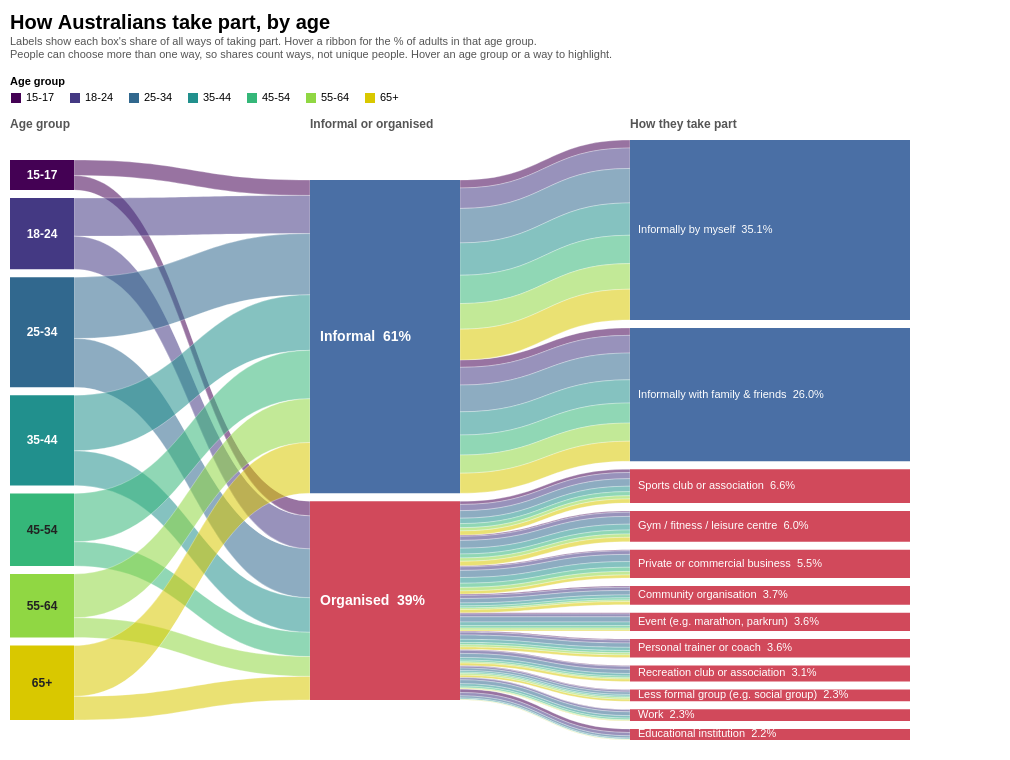

Write a Vega-Lite specification for this figure.
### Vega specification from a JSON file in a GitHub repository (floating-point values rounded to 4 significant figures)
{"$schema": "https://vega.github.io/schema/vega/v5.json", "description": "Alluvial: age group -> informal/organised -> way of taking part (AusPlay National Table 4, Jan-Dec 2025, adults, all genders). Layout computed in Vega.", "width": 900, "height": 600, "padding": {"left": 10, "right": 100, "top": 140, "bottom": 20}, "autosize": "none", "title": {"text": "How Australians take part, by age", "subtitle": ["Labels show each box's share of all ways of taking part. Hover a ribbon for the % of adults in that age group.", "People can choose more than one way, so shares count ways, not unique people. Hover an age group or a way to highlight."], "anchor": "start", "frame": "group", "offset": 16, "fontSize": 20, "subtitleFontSize": 11, "subtitleColor": "#555"}, "signals": [{"name": "chartH", "value": 600}, {"name": "nodeGap", "value": 8}, {"name": "ageW", "value": 64}, {"name": "groupW", "value": 150}, {"name": "wayW", "value": 280}, {"name": "minH", "value": 10}, {"name": "xAge", "value": 0}, {"name": "xGroup", "value": 300}, {"name": "xWay", "value": 620}, {"name": "totalAll", "update": "length(data('totals')) ? data('totals')[0].total : 1"}, {"name": "nWays", "update": "length(data('wayList'))"}, {"name": "pxPer", "update": "(chartH - nodeGap*(max(7, nWays)-1)) / totalAll"}, {"name": "hoverAge", "value": null, "on": [{"events": "@ageNode:mouseover, @link1:mouseover, @link2:mouseover", "update": "datum.age"}, {"events": "@ageNode:mouseout, @link1:mouseout, @link2:mouseout", "update": "null"}]}, {"name": "hoverWay", "value": null, "on": [{"events": "@wayNode:mouseover", "update": "datum.way"}, {"events": "@wayNode:mouseout", "update": "null"}]}], "data": [{"name": "raw", "transform": [{"type": "formula", "as": "aidx", "expr": "indexof(['15-17','18-24','25-34','35-44','45-54','55-64','65+'], datum.age)"}, {"type": "formula", "as": "gidx", "expr": "indexof(['Informal','Organised','Other'], datum.group)"}], "values": [{"age": "15-17", "group": "Informal", "way": "Informally by myself", "participants": 692500.0, "rate": 0.6862}, {"age": "15-17", "group": "Informal", "way": "Informally with family and friends", "participants": 646100.0, "rate": 0.6402}, {"age": "15-17", "group": "Organised", "way": "Sports club or association", "participants": 277000.0, "rate": 0.2744}, {"age": "15-17", "group": "Organised", "way": "Gym/fitness club/sports/ leisure centre", "participants": 103600.0, "rate": 0.1027}, {"age": "15-17", "group": "Organised", "way": "Private or commercial business", "participants": 93080.0, "rate": 0.0922}, {"age": "15-17", "group": "Organised", "way": "Community organisation", "participants": 114400.0, "rate": 0.1133}, {"age": "15-17", "group": "Organised", "way": "Individual personal trainer or coach", "participants": 89690.0, "rate": 0.0889}, {"age": "15-17", "group": "Organised", "way": "Event (e.g. marathon, parkrun)", "participants": 104400.0, "rate": 0.1035}, {"age": "15-17", "group": "Organised", "way": "Recreation club or association", "participants": 82930.0, "rate": 0.0822}, {"age": "15-17", "group": "Organised", "way": "Less formal group (e.g. social group)", "participants": 61600.0, "rate": 0.061}, {"age": "15-17", "group": "Organised", "way": "Work", "participants": 34140.0, "rate": 0.0338}, {"age": "15-17", "group": "Organised", "way": "Educational institution", "participants": 305500.0, "rate": 0.3027}, {"age": "15-17", "group": "Other", "way": "Other", "participants": 8537.0, "rate": 0.0085}, {"age": "15-17", "group": "Other", "way": "Don't know", "participants": 30810.0, "rate": 0.0305}, {"age": "18-24", "group": "Informal", "way": "Informally by myself", "participants": 1773000.0, "rate": 0.7153}, {"age": "18-24", "group": "Informal", "way": "Informally with family and friends", "participants": 1534000.0, "rate": 0.619}, {"age": "18-24", "group": "Organised", "way": "Sports club or association", "participants": 537200.0, "rate": 0.2168}, {"age": "18-24", "group": "Organised", "way": "Gym/fitness club/sports/ leisure centre", "participants": 354400.0, "rate": 0.143}, {"age": "18-24", "group": "Organised", "way": "Private or commercial business", "participants": 311900.0, "rate": 0.1259}, {"age": "18-24", "group": "Organised", "way": "Community organisation", "participants": 268700.0, "rate": 0.1084}, {"age": "18-24", "group": "Organised", "way": "Individual personal trainer or coach", "participants": 246300.0, "rate": 0.0994}, {"age": "18-24", "group": "Organised", "way": "Event (e.g. marathon, parkrun)", "participants": 245100.0, "rate": 0.0989}, {"age": "18-24", "group": "Organised", "way": "Recreation club or association", "participants": 266800.0, "rate": 0.1077}, {"age": "18-24", "group": "Organised", "way": "Less formal group (e.g. social group)", "participants": 160100.0, "rate": 0.0646}, {"age": "18-24", "group": "Organised", "way": "Work", "participants": 183700.0, "rate": 0.0741}, {"age": "18-24", "group": "Organised", "way": "Educational institution", "participants": 286800.0, "rate": 0.1157}, {"age": "18-24", "group": "Other", "way": "Other", "participants": 11030.0, "rate": 0.0045}, {"age": "18-24", "group": "Other", "way": "Don't know", "participants": 41080.0, "rate": 0.0166}, {"age": "25-34", "group": "Informal", "way": "Informally by myself", "participants": 2988000.0, "rate": 0.7343}, {"age": "25-34", "group": "Informal", "way": "Informally with family and friends", "participants": 2319000.0, "rate": 0.5699}, {"age": "25-34", "group": "Organised", "way": "Sports club or association", "participants": 652900.0, "rate": 0.1604}, {"age": "25-34", "group": "Organised", "way": "Gym/fitness club/sports/ leisure centre", "participants": 673300.0, "rate": 0.1655}, {"age": "25-34", "group": "Organised", "way": "Private or commercial business", "participants": 618300.0, "rate": 0.1519}, {"age": "25-34", "group": "Organised", "way": "Community organisation", "participants": 388300.0, "rate": 0.0954}, {"age": "25-34", "group": "Organised", "way": "Individual personal trainer or coach", "participants": 379500.0, "rate": 0.0933}, {"age": "25-34", "group": "Organised", "way": "Event (e.g. marathon, parkrun)", "participants": 447300.0, "rate": 0.1099}, {"age": "25-34", "group": "Organised", "way": "Recreation club or association", "participants": 352400.0, "rate": 0.0866}, {"age": "25-34", "group": "Organised", "way": "Less formal group (e.g. social group)", "participants": 205900.0, "rate": 0.0506}, {"age": "25-34", "group": "Organised", "way": "Work", "participants": 334800.0, "rate": 0.0823}, {"age": "25-34", "group": "Organised", "way": "Educational institution", "participants": 183800.0, "rate": 0.0452}, {"age": "25-34", "group": "Other", "way": "Other", "participants": 44310.0, "rate": 0.0109}, {"age": "25-34", "group": "Other", "way": "Don't know", "participants": 55770.0, "rate": 0.0137}, {"age": "35-44", "group": "Informal", "way": "Informally by myself", "participants": 2802000.0, "rate": 0.7216}, {"age": "35-44", "group": "Informal", "way": "Informally with family and friends", "participants": 2010000.0, "rate": 0.5178}, {"age": "35-44", "group": "Organised", "way": "Sports club or association", "participants": 470300.0, "rate": 0.1211}, {"age": "35-44", "group": "Organised", "way": "Gym/fitness club/sports/ leisure centre", "participants": 504100.0, "rate": 0.1298}, {"age": "35-44", "group": "Organised", "way": "Private or commercial business", "participants": 495200.0, "rate": 0.1275}, {"age": "35-44", "group": "Organised", "way": "Community organisation", "participants": 252900.0, "rate": 0.0651}, {"age": "35-44", "group": "Organised", "way": "Individual personal trainer or coach", "participants": 270500.0, "rate": 0.0697}, {"age": "35-44", "group": "Organised", "way": "Event (e.g. marathon, parkrun)", "participants": 312100.0, "rate": 0.0804}, {"age": "35-44", "group": "Organised", "way": "Recreation club or association", "participants": 224400.0, "rate": 0.0578}, {"age": "35-44", "group": "Organised", "way": "Less formal group (e.g. social group)", "participants": 151200.0, "rate": 0.0389}, {"age": "35-44", "group": "Organised", "way": "Work", "participants": 209200.0, "rate": 0.0539}, {"age": "35-44", "group": "Organised", "way": "Educational institution", "participants": 106600.0, "rate": 0.0275}, {"age": "35-44", "group": "Other", "way": "Other", "participants": 33560.0, "rate": 0.0086}, {"age": "35-44", "group": "Other", "way": "Don't know", "participants": 44000.0, "rate": 0.0113}, {"age": "45-54", "group": "Informal", "way": "Informally by myself", "participants": 2457000.0, "rate": 0.735}, {"age": "45-54", "group": "Informal", "way": "Informally with family and friends", "participants": 1737000.0, "rate": 0.5196}, {"age": "45-54", "group": "Organised", "way": "Sports club or association", "participants": 353600.0, "rate": 0.1058}, {"age": "45-54", "group": "Organised", "way": "Gym/fitness club/sports/ leisure centre", "participants": 343500.0, "rate": 0.1028}, {"age": "45-54", "group": "Organised", "way": "Private or commercial business", "participants": 360900.0, "rate": 0.108}, {"age": "45-54", "group": "Organised", "way": "Community organisation", "participants": 178400.0, "rate": 0.0534}, {"age": "45-54", "group": "Organised", "way": "Individual personal trainer or coach", "participants": 196800.0, "rate": 0.0589}, {"age": "45-54", "group": "Organised", "way": "Event (e.g. marathon, parkrun)", "participants": 214100.0, "rate": 0.0641}, {"age": "45-54", "group": "Organised", "way": "Recreation club or association", "participants": 147900.0, "rate": 0.0443}, {"age": "45-54", "group": "Organised", "way": "Less formal group (e.g. social group)", "participants": 119300.0, "rate": 0.0357}, {"age": "45-54", "group": "Organised", "way": "Work", "participants": 148200.0, "rate": 0.0443}, {"age": "45-54", "group": "Organised", "way": "Educational institution", "participants": 38630.0, "rate": 0.0116}, {"age": "45-54", "group": "Other", "way": "Other", "participants": 48430.0, "rate": 0.0145}, {"age": "45-54", "group": "Other", "way": "Don't know", "participants": 22460.0, "rate": 0.0067}, {"age": "55-64", "group": "Informal", "way": "Informally by myself", "participants": 2219000.0, "rate": 0.7179}, {"age": "55-64", "group": "Informal", "way": "Informally with family and friends", "participants": 1575000.0, "rate": 0.5096}, {"age": "55-64", "group": "Organised", "way": "Sports club or association", "participants": 276800.0, "rate": 0.0895}, {"age": "55-64", "group": "Organised", "way": "Gym/fitness club/sports/ leisure centre", "participants": 292000.0, "rate": 0.0945}, {"age": "55-64", "group": "Organised", "way": "Private or commercial business", "participants": 304800.0, "rate": 0.0986}, {"age": "55-64", "group": "Organised", "way": "Community organisation", "participants": 144100.0, "rate": 0.0466}, {"age": "55-64", "group": "Organised", "way": "Individual personal trainer or coach", "participants": 186700.0, "rate": 0.0604}, {"age": "55-64", "group": "Organised", "way": "Event (e.g. marathon, parkrun)", "participants": 166600.0, "rate": 0.0539}, {"age": "55-64", "group": "Organised", "way": "Recreation club or association", "participants": 114900.0, "rate": 0.0372}, {"age": "55-64", "group": "Organised", "way": "Less formal group (e.g. social group)", "participants": 140500.0, "rate": 0.0455}, {"age": "55-64", "group": "Organised", "way": "Work", "participants": 69790.0, "rate": 0.0226}, {"age": "55-64", "group": "Organised", "way": "Educational institution", "participants": 21790.0, "rate": 0.007}, {"age": "55-64", "group": "Other", "way": "Other", "participants": 82400.0, "rate": 0.0267}, {"age": "55-64", "group": "Other", "way": "Don't know", "participants": 21200.0, "rate": 0.0069}, {"age": "65+", "group": "Informal", "way": "Informally by myself", "participants": 2663000.0, "rate": 0.5592}, {"age": "65+", "group": "Informal", "way": "Informally with family and friends", "participants": 1739000.0, "rate": 0.3653}, {"age": "65+", "group": "Organised", "way": "Sports club or association", "participants": 365000.0, "rate": 0.0767}, {"age": "65+", "group": "Organised", "way": "Gym/fitness club/sports/ leisure centre", "participants": 383700.0, "rate": 0.0806}, {"age": "65+", "group": "Organised", "way": "Private or commercial business", "participants": 268200.0, "rate": 0.0563}, {"age": "65+", "group": "Organised", "way": "Community organisation", "participants": 279200.0, "rate": 0.0586}, {"age": "65+", "group": "Organised", "way": "Individual personal trainer or coach", "participants": 216500.0, "rate": 0.0455}, {"age": "65+", "group": "Organised", "way": "Event (e.g. marathon, parkrun)", "participants": 98850.0, "rate": 0.0208}, {"age": "65+", "group": "Organised", "way": "Recreation club or association", "participants": 207100.0, "rate": 0.0435}, {"age": "65+", "group": "Organised", "way": "Less formal group (e.g. social group)", "participants": 184200.0, "rate": 0.0387}, {"age": "65+", "group": "Organised", "way": "Work", "participants": 32430.0, "rate": 0.0068}, {"age": "65+", "group": "Organised", "way": "Educational institution", "participants": 11390.0, "rate": 0.0024}, {"age": "65+", "group": "Other", "way": "Other", "participants": 127400.0, "rate": 0.0268}, {"age": "65+", "group": "Other", "way": "Don't know", "participants": 33280.0, "rate": 0.007}]}, {"name": "rawF", "source": "raw", "transform": [{"type": "filter", "expr": "datum.group !== 'Other'"}]}, {"name": "totals", "source": "rawF", "transform": [{"type": "aggregate", "ops": ["sum"], "fields": ["participants"], "as": ["total"]}]}, {"name": "wayList", "source": "rawF", "transform": [{"type": "aggregate", "groupby": ["way"]}]}, {"name": "ageNodes", "source": "rawF", "transform": [{"type": "aggregate", "groupby": ["age", "aidx"], "ops": ["sum"], "fields": ["participants"], "as": ["value"]}, {"type": "window", "sort": {"field": "aidx"}, "ops": ["row_number", "sum"], "fields": [null, "value"], "as": ["rank", "cum"], "frame": [null, 0]}, {"type": "formula", "as": "y1u", "expr": "datum.cum*pxPer + (datum.rank-1)*nodeGap"}, {"type": "joinaggregate", "fields": ["y1u"], "ops": ["max"], "as": ["colH"]}, {"type": "formula", "as": "y0", "expr": "datum.y1u - datum.value*pxPer + (chartH - datum.colH)/2"}, {"type": "formula", "as": "y1", "expr": "datum.y0 + datum.value*pxPer"}]}, {"name": "groupNodes", "source": "rawF", "transform": [{"type": "aggregate", "groupby": ["group", "gidx"], "ops": ["sum"], "fields": ["participants"], "as": ["value"]}, {"type": "window", "sort": {"field": "gidx"}, "ops": ["row_number", "sum"], "fields": [null, "value"], "as": ["rank", "cum"], "frame": [null, 0]}, {"type": "formula", "as": "y1u", "expr": "datum.cum*pxPer + (datum.rank-1)*nodeGap"}, {"type": "joinaggregate", "fields": ["y1u"], "ops": ["max"], "as": ["colH"]}, {"type": "formula", "as": "y0", "expr": "datum.y1u - datum.value*pxPer + (chartH - datum.colH)/2"}, {"type": "formula", "as": "y1", "expr": "datum.y0 + datum.value*pxPer"}]}, {"name": "wayNodes", "source": "rawF", "transform": [{"type": "aggregate", "groupby": ["group", "gidx", "way"], "ops": ["sum"], "fields": ["participants"], "as": ["value"]}, {"type": "formula", "as": "negv", "expr": "-datum.value"}, {"type": "window", "sort": {"field": ["gidx", "negv"], "order": ["ascending", "ascending"]}, "ops": ["row_number", "sum"], "fields": [null, "value"], "as": ["rank", "cum"], "frame": [null, 0]}, {"type": "formula", "as": "y1u", "expr": "datum.cum*pxPer + (datum.rank-1)*nodeGap"}, {"type": "joinaggregate", "fields": ["y1u"], "ops": ["max"], "as": ["colH"]}, {"type": "formula", "as": "y0", "expr": "datum.y1u - datum.value*pxPer + (chartH - datum.colH)/2"}, {"type": "formula", "as": "y1", "expr": "datum.y0 + datum.value*pxPer"}, {"type": "formula", "as": "lab", "expr": "replace(replace(replace(datum.way,'Gym/fitness club/sports/ leisure centre','Gym / fitness / leisure centre'),'Individual personal trainer or coach','Personal trainer or coach'),'Informally with family and friends','Informally with family & friends')"}]}, {"name": "groupBig", "source": "groupNodes", "transform": [{"type": "filter", "expr": "datum.y1 - datum.y0 >= minH"}]}, {"name": "groupSmall", "source": "groupNodes", "transform": [{"type": "filter", "expr": "datum.y1 - datum.y0 < minH"}]}, {"name": "wayBig", "source": "wayNodes", "transform": [{"type": "filter", "expr": "datum.y1 - datum.y0 >= minH"}]}, {"name": "waySmall", "source": "wayNodes", "transform": [{"type": "filter", "expr": "datum.y1 - datum.y0 < minH"}]}, {"name": "links1", "source": "rawF", "transform": [{"type": "aggregate", "groupby": ["age", "aidx", "group", "gidx"], "ops": ["sum"], "fields": ["participants"], "as": ["value"]}, {"type": "window", "sort": {"field": "gidx"}, "ops": ["sum"], "fields": ["value"], "as": ["cumS"], "frame": [null, 0], "groupby": ["age"]}, {"type": "window", "sort": {"field": "aidx"}, "ops": ["sum"], "fields": ["value"], "as": ["cumT"], "frame": [null, 0], "groupby": ["group"]}, {"type": "lookup", "from": "ageNodes", "key": "age", "fields": ["age"], "values": ["y0", "value"], "as": ["ay0", "ageTotal"]}, {"type": "lookup", "from": "groupNodes", "key": "group", "fields": ["group"], "values": ["y0"], "as": ["gy0"]}, {"type": "formula", "as": "sy0", "expr": "datum.ay0 + (datum.cumS - datum.value)*pxPer"}, {"type": "formula", "as": "ty0", "expr": "datum.gy0 + (datum.cumT - datum.value)*pxPer"}, {"type": "formula", "as": "h", "expr": "datum.value*pxPer"}, {"type": "formula", "as": "path", "expr": "'M'+(xAge+ageW)+','+datum.sy0+'C'+(((xAge+ageW)+xGroup)/2)+','+datum.sy0+','+(((xAge+ageW)+xGroup)/2)+','+datum.ty0+','+xGroup+','+datum.ty0+'L'+xGroup+','+(datum.ty0+datum.h)+'C'+(((xAge+ageW)+xGroup)/2)+','+(datum.ty0+datum.h)+','+(((xAge+ageW)+xGroup)/2)+','+(datum.sy0+datum.h)+','+(xAge+ageW)+','+(datum.sy0+datum.h)+'Z'"}]}, {"name": "links2", "source": "rawF", "transform": [{"type": "lookup", "from": "wayNodes", "key": "way", "fields": ["way"], "values": ["rank", "y0"], "as": ["wrank", "wy0"]}, {"type": "lookup", "from": "groupNodes", "key": "group", "fields": ["group"], "values": ["y0"], "as": ["gy0"]}, {"type": "window", "sort": {"field": ["wrank", "aidx"]}, "ops": ["sum"], "fields": ["participants"], "as": ["cumS"], "frame": [null, 0], "groupby": ["group"]}, {"type": "window", "sort": {"field": "aidx"}, "ops": ["sum"], "fields": ["participants"], "as": ["cumT"], "frame": [null, 0], "groupby": ["way"]}, {"type": "formula", "as": "sy0", "expr": "datum.gy0 + (datum.cumS - datum.participants)*pxPer"}, {"type": "formula", "as": "ty0", "expr": "datum.wy0 + (datum.cumT - datum.participants)*pxPer"}, {"type": "formula", "as": "h", "expr": "datum.participants*pxPer"}, {"type": "formula", "as": "path", "expr": "'M'+(xGroup+groupW)+','+datum.sy0+'C'+(((xGroup+groupW)+xWay)/2)+','+datum.sy0+','+(((xGroup+groupW)+xWay)/2)+','+datum.ty0+','+xWay+','+datum.ty0+'L'+xWay+','+(datum.ty0+datum.h)+'C'+(((xGroup+groupW)+xWay)/2)+','+(datum.ty0+datum.h)+','+(((xGroup+groupW)+xWay)/2)+','+(datum.sy0+datum.h)+','+(xGroup+groupW)+','+(datum.sy0+datum.h)+'Z'"}]}, {"name": "headers", "values": [{"x": 0, "t": "Age group"}, {"x": 300, "t": "Informal or organised"}, {"x": 620, "t": "How they take part"}]}], "scales": [{"name": "ageColor", "type": "ordinal", "domain": ["15-17", "18-24", "25-34", "35-44", "45-54", "55-64", "65+"], "range": ["#440154", "#443983", "#31688e", "#21908d", "#35b779", "#90d743", "#d9c800"]}, {"name": "groupColor", "type": "ordinal", "domain": ["Informal", "Organised", "Other"], "range": ["#4a6fa5", "#d1495b", "#9a9a9a"]}], "legends": [{"fill": "ageColor", "title": "Age group", "orient": "none", "legendX": 0, "legendY": -64, "direction": "horizontal", "columns": 7, "columnPadding": 14, "symbolType": "square", "labelFontSize": 11, "titleFontSize": 11}], "marks": [{"type": "path", "name": "link1", "from": {"data": "links1"}, "encode": {"enter": {"path": {"field": "path"}, "fill": {"scale": "ageColor", "field": "age"}, "stroke": {"value": "white"}, "strokeWidth": {"value": 0.3}, "cursor": {"value": "pointer"}, "tooltip": {"signal": "{'Age group': datum.age, 'Type': datum.group, 'Share of this age group\\'s ways': format(datum.value / datum.ageTotal, '.0%')}"}}, "update": {"fillOpacity": {"signal": "(hoverAge == null && hoverWay == null) ? 0.55 : (((hoverAge != null && datum.age == hoverAge) || (hoverWay != null && datum.way == hoverWay)) ? 0.9 : 0.06)"}}}}, {"type": "path", "name": "link2", "from": {"data": "links2"}, "encode": {"enter": {"path": {"field": "path"}, "fill": {"scale": "ageColor", "field": "age"}, "stroke": {"value": "white"}, "strokeWidth": {"value": 0.3}, "cursor": {"value": "pointer"}, "tooltip": {"signal": "{'Age group': datum.age, 'Way': datum.way, '% of adults in this age group': format(datum.rate, '.1%')}"}}, "update": {"fillOpacity": {"signal": "(hoverAge == null && hoverWay == null) ? 0.55 : (((hoverAge != null && datum.age == hoverAge) || (hoverWay != null && datum.way == hoverWay)) ? 0.9 : 0.06)"}}}}, {"type": "rect", "from": {"data": "ageNodes"}, "encode": {"enter": {"x": {"signal": "xAge"}, "x2": {"signal": "xAge+ageW"}, "y": {"field": "y0"}, "y2": {"field": "y1"}, "fill": {"scale": "ageColor", "field": "age"}, "tooltip": {"signal": "{'Age group': datum.age, 'Share of all ways': format(datum.value / totalAll, '.1%')}"}, "cursor": {"value": "pointer"}}}, "name": "ageNode"}, {"type": "rect", "from": {"data": "groupNodes"}, "encode": {"enter": {"x": {"signal": "xGroup"}, "x2": {"signal": "xGroup+groupW"}, "y": {"field": "y0"}, "y2": {"field": "y1"}, "fill": {"scale": "groupColor", "field": "group"}, "tooltip": {"signal": "{'Type': datum.group, 'Share of all ways': format(datum.value / totalAll, '.1%')}"}}}}, {"type": "rect", "from": {"data": "wayNodes"}, "encode": {"enter": {"x": {"signal": "xWay"}, "x2": {"signal": "xWay+wayW"}, "y": {"field": "y0"}, "y2": {"field": "y1"}, "fill": {"scale": "groupColor", "field": "group"}, "tooltip": {"signal": "{'Way': datum.way, 'Share of all ways': format(datum.value / totalAll, '.1%')}"}, "cursor": {"value": "pointer"}}}, "name": "wayNode"}, {"type": "text", "from": {"data": "ageNodes"}, "interactive": false, "encode": {"enter": {"x": {"signal": "xAge + ageW / 2"}, "y": {"signal": "(datum.y0 + datum.y1) / 2"}, "text": {"signal": "datum.age"}, "align": {"value": "center"}, "baseline": {"value": "middle"}, "fontSize": {"value": 12}, "fill": {"signal": "indexof(['45-54','55-64','65+'], datum.age) >= 0 ? '#222' : 'white'"}, "fontWeight": {"value": "bold"}}}}, {"type": "text", "from": {"data": "groupBig"}, "interactive": false, "encode": {"enter": {"x": {"signal": "xGroup + 10"}, "y": {"signal": "(datum.y0 + datum.y1) / 2"}, "text": {"signal": "datum.group + '  ' + format(datum.value / totalAll, '.0%')"}, "align": {"value": "left"}, "baseline": {"value": "middle"}, "fontSize": {"value": 14}, "fill": {"value": "white"}, "fontWeight": {"value": "bold"}, "limit": {"signal": "groupW - 14"}}}}, {"type": "text", "from": {"data": "groupSmall"}, "interactive": false, "encode": {"enter": {"x": {"signal": "xGroup + groupW + 6"}, "y": {"signal": "(datum.y0 + datum.y1) / 2"}, "text": {"signal": "datum.group + '  ' + format(datum.value / totalAll, '.0%')"}, "align": {"value": "left"}, "baseline": {"value": "middle"}, "fontSize": {"value": 13}, "fill": {"value": "#222"}, "fontWeight": {"value": "bold"}, "stroke": {"value": "white"}, "strokeWidth": {"value": 4}, "strokeJoin": {"value": "round"}, "opacity": {"value": 0.9}}}}, {"type": "text", "from": {"data": "groupSmall"}, "interactive": false, "encode": {"enter": {"x": {"signal": "xGroup + groupW + 6"}, "y": {"signal": "(datum.y0 + datum.y1) / 2"}, "text": {"signal": "datum.group + '  ' + format(datum.value / totalAll, '.0%')"}, "align": {"value": "left"}, "baseline": {"value": "middle"}, "fontSize": {"value": 13}, "fill": {"value": "#222"}, "fontWeight": {"value": "bold"}}}}, {"type": "text", "from": {"data": "wayBig"}, "interactive": false, "encode": {"enter": {"x": {"signal": "xWay + 8"}, "y": {"signal": "(datum.y0 + datum.y1) / 2"}, "text": {"signal": "datum.lab + '  ' + format(datum.value / totalAll, '.1%')"}, "align": {"value": "left"}, "baseline": {"value": "middle"}, "fontSize": {"value": 11}, "fill": {"value": "white"}, "limit": {"signal": "wayW - 12"}}}}, {"type": "text", "from": {"data": "waySmall"}, "interactive": false, "encode": {"enter": {"x": {"signal": "xWay + wayW + 6"}, "y": {"signal": "(datum.y0 + datum.y1) / 2"}, "text": {"signal": "datum.lab + '  ' + format(datum.value / totalAll, '.1%')"}, "align": {"value": "left"}, "baseline": {"value": "middle"}, "fontSize": {"value": 10}, "fill": {"value": "#222"}}}}, {"type": "text", "from": {"data": "headers"}, "encode": {"enter": {"x": {"field": "x"}, "y": {"value": -12}, "text": {"field": "t"}, "align": {"value": "left"}, "fontSize": {"value": 12}, "fontWeight": {"value": "bold"}, "fill": {"value": "#555"}}}}]}
